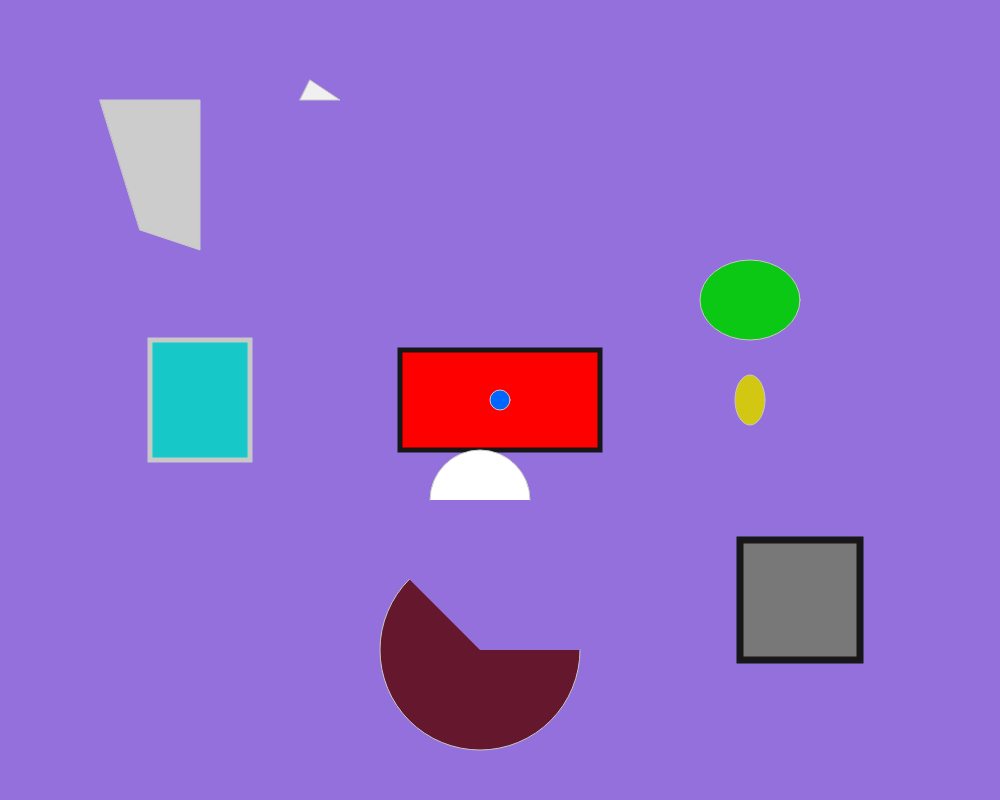
Frame 1 (no input)
Frame 60 (no input): identical to frame 1, image omitted
Frame 120 (the mouse pressed at the canvas centre since frame 60): identical to frame 1, image omitted

The p5.js sketch that drew this single still picture (run headless with seeded random() and noise() and a simulated clock; from frame 60 on, the mouse is pressed at the canvas centre):

// p5.js sketch
// ── sketch.js

//Global Variable
var ellipseXPos = 0;
var ellipseYPos = 300;
var ellipseDist = 100;

// Setup code goes here
function setup() {
  createCanvas(1000, 800);
  print("Starting up simple shape");
  rectMode(CENTER);
  ellipseMode(CENTER);

  print("Width="+width);
  print("Height="+height);


  //Set ellipse X pos
  ellipseXPos = width -250;
 }


// Draw code goes here
function draw() {
  background(147,112,219);

  drawRects();
  drawCircles();
  drawEllipse();
  drawTri();

  fill(204);
  quad(100,100,200,100,200,250,140,230);

  fill(255);
  arc(480,500,100,100,PI,TWO_PI);

  fill(100,23,45);
  arc(480,650,200,200,0,PI + QUARTER_PI);

  
  fill(120,120,120);
  stroke(23);
  strokeWeight(7);
  square(800,600,120);


}

function drawRects(){
//red center rectangle

  fill(255,0,0);
  stroke(23);
  strokeWeight(5);
  rect(width/2,height/2,200,100);

//blueish square
  fill(23,200,200);
  stroke(200);
  strokeWeight(5);
  rect(200,height/2,100,120);
}

function drawEllipse(){
	//green ellipse
  fill(10,200,20);
  ellipse(ellipseXPos,ellipseYPos,100,80); 

// ellipse
  fill(210,200,20);
  ellipse(ellipseXPos,ellipseYPos + ellipseDist,30,50); 

}
function drawCircles(){
	//middle circle 
  fill(0,102,255);
  strokeWeight(1);
  circle(width/2,height/2,20);
}

function drawTri(){
	fill(240);
	triangle(300,100,340,100,310,80);
}
